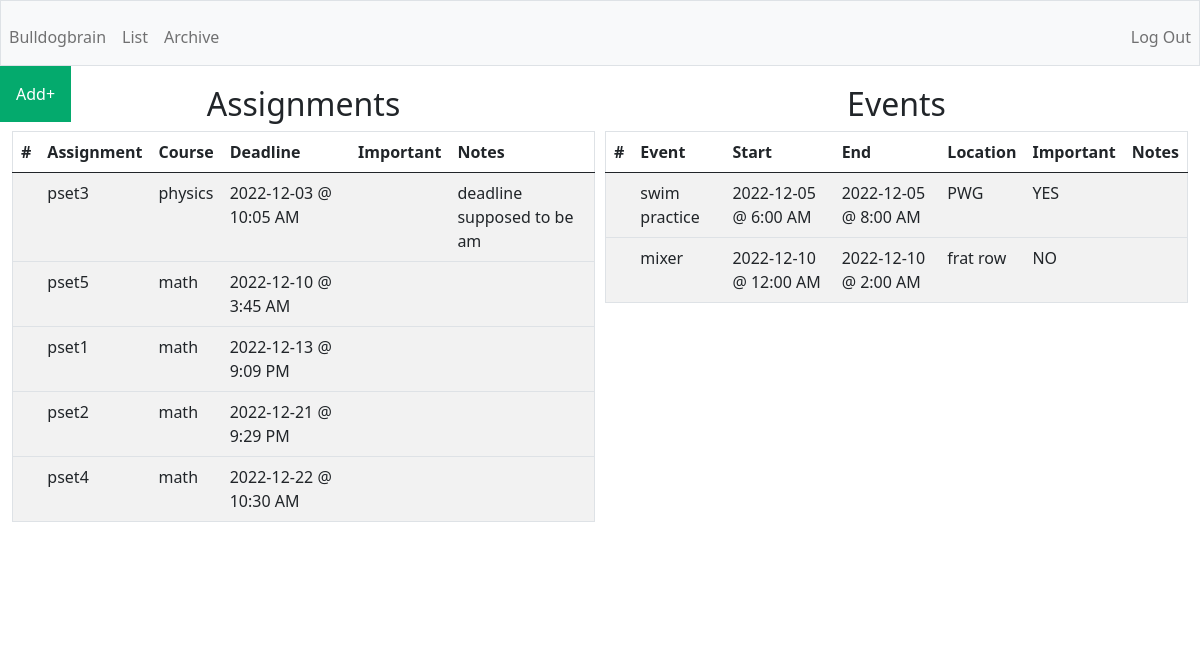
Page /list (signed in) on the earlier database version.
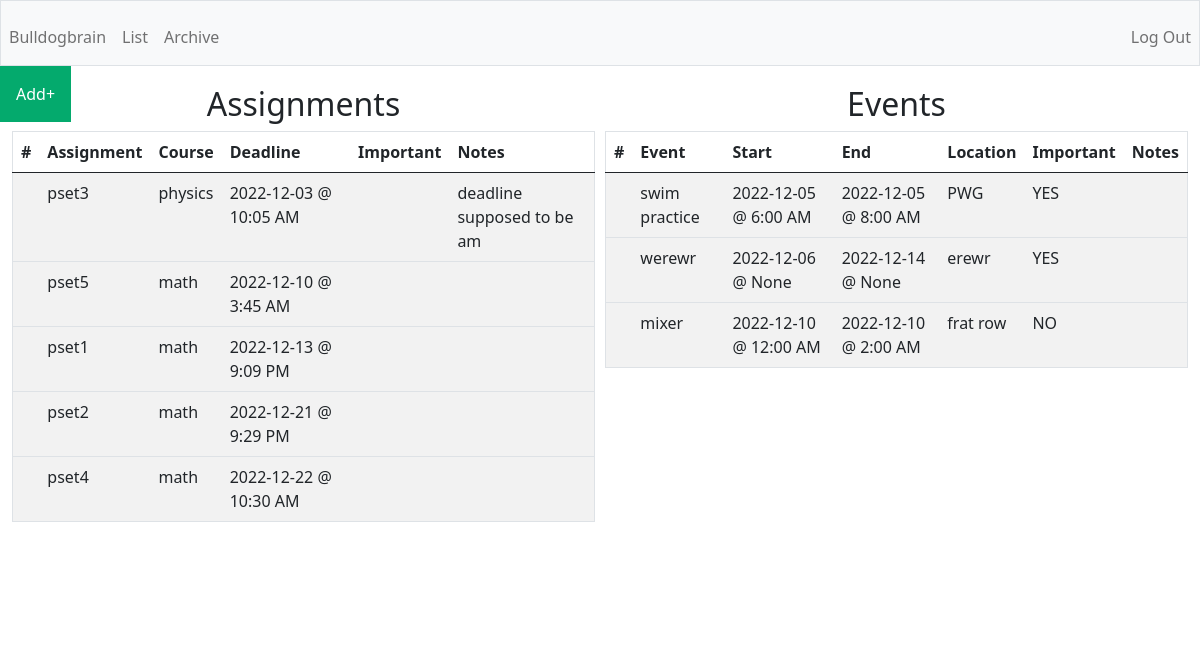
Same page on the later database version.
### tables this page shows
CREATE TABLE "assignments"(
    'id' INTEGER PRIMARY KEY AUTOINCREMENT NOT NULL, 
    'title' TEXT, 
    'course' TEXT, 
    'deadline' TEXT, 
    'importance' INTEGER, 
    'notes' TEXT, 
    'user_id' INTEGER, 'completed' INTEGER NOT NULL DEFAULT '0' CHECK (completed IN (0, 1)),
    FOREIGN KEY (user_id)
    REFERENCES users (id));

CREATE TABLE 'events'(
    'event_id' INTEGER PRIMARY KEY AUTOINCREMENT NOT NULL, 
    'title' TEXT,
    'location' TEXT, 
    'start_date' TEXT,
    'start_time' TEXT, 
    'end_date' TEXT,
    'end_time' TEXT,
    'importance' INTEGER, 
    'notes' TEXT, 
    'user_id' INTEGER,
    FOREIGN KEY (user_id)
    REFERENCES users (id));

### app.py (the view)
@app.route("/list", methods=["GET", "POST"])
def list():
    assignments = db.execute(
        "SELECT title, course, date(deadline) as date, CASE WHEN StrFTime('%H', deadline) % 12 = 0 THEN 12 ELSE StrFTime('%H', deadline) % 12 END || ':' || StrFTime('%M', deadline) || ' ' || CASE WHEN CAST(StrFTime('%H', deadline) AS INTEGER) > 12 THEN 'PM' ELSE 'AM' END 'time', importance, notes FROM assignments WHERE user_id = ? ORDER BY deadline ASC", session["user_id"])
    events = db.execute(
        "SELECT title, location, start_date, CASE WHEN StrFTime('%H', start_time) % 12 = 0 THEN 12 ELSE StrFTime('%H', start_time) % 12 END || ':' || StrFTime('%M', start_time) || ' ' || CASE WHEN CAST(StrFTime('%H', start_time) AS INTEGER) > 12 THEN 'PM' ELSE 'AM' END 'start_time', end_date, CASE WHEN StrFTime('%H', end_time) % 12 = 0 THEN 12 ELSE StrFTime('%H', end_time) % 12 END || ':' || StrFTime('%M', end_time) || ' ' || CASE WHEN CAST(StrFTime('%H', end_time) AS INTEGER) > 12 THEN 'PM' ELSE 'AM' END 'end_time', importance, notes FROM events WHERE user_id = ? ORDER BY start_date ASC, start_time ASC", session["user_id"])
    return render_template("list.html", assignments=assignments, events=events)

### app.py (called while the page is built)
@app.after_request
def after_request(response):
    response.headers["Cache-Control"] = "no-cache, no-store, must-revalidate"
    response.headers["Expires"] = 0
    response.headers["Pragma"] = "no-cache"
    return response

### templates/list.html (shortened to what this page needs)
{% extends "layout.html" %}
{% block main %}
<div class="row">
<div class="column">
    <h2 style = "position:relative;top:-90px">Assignments</h2>
        <table style = "position:relative;top:-90px" class="table table-striped">
            <thead>
                <tr>
                    <th>#</th>
                    <th>Assignment</th>
                    <th>Course</th>
                    <th>Deadline</th>
                    <th>Important</th>
                    <th>Notes</th>
                </tr>
            </thead>
            <tbody>
                {% for assignments in assignments %}
                <tr>
                    <td>{{ assignments.id }}</td>
                    <td>{{ assignments.title }}</td>
                    <td>{{ assignments.course }}</td>
                    <td>{{ assignments.date }} @ {{ assignments.time }}</td>
                    <td>{{ assignments.importance }}</td>
                    <td>{{ assignments.notes }}</td>
                </tr>
                {% endfor %}
            </tbody>
        </table>
    </div>
    <div class="column">
        <h2 style = "position:relative;top:-90px">Events</h2>
        <table style = "position:relative;top:-90px" class="table table-striped">
            <thead>
                <tr>
                    <th>#</th>
                    <th>Event</th>
                    <th>Start</th>
                    <th>End</th>
                    <th>Location</th>
                    <th>Important</th>
                    <th>Notes</th>
                </tr>
            </thead>
            <tbody>
                {% for events in events %}
                <tr>
                    <td>{{ events.event_id }}</td>
                    <td>{{ events.title }}</td>
                    <td>{{ events.start_date }} @ {{ events.start_time }}</td>
                    <td>{{ events.end_date }} @ {{ events.end_time }}</td>
                    <td>{{ events.location }}</td>
                    <td>{{ events.importance }}</td>
                    <td>{{ events.notes }}</td>
                </tr>
                {% endfor %}
            </tbody>
        </table>
    </div>
</div>
{% endblock %}

### templates/layout.html (shortened to what this page needs)
<!DOCTYPE html>
<html lang="en">
    <head>
        <link href="https://cdn.jsdelivr.net/npm/bootstrap@5.0.2/dist/css/bootstrap.min.css" rel="stylesheet">
        <link href="/static/styles.css" rel="stylesheet">
    </head>
    <body>
      <nav class="bg-light border navbar navbar-expand-md navbar-light justify-content-center">
          <div class="collapse navbar-collapse" id="navbar">
              {% if session["user_id"] %}
                  <ul class="navbar-nav me-auto mt-2">
                    <li class="nav-item"><a class="nav-link" href="/urgent">Bulldogbrain</a></li>
                    <li class="nav-item"><a class="nav-link" href="/list">List</a></li>
                    <li class="nav-item"><a class="nav-link" href="/archive">Archive</a></li>
                  </ul>
                  <ul class="navbar-nav ms-auto mt-2">
                      <li class="nav-item"><a class="nav-link" href="/logout">Log Out</a></li>
                  </ul>
              {% else %}
                  <ul class="navbar-nav ms-auto mt-2">
                    <li class="nav-item"><a class="nav-link" href="/homepage">Bulldogbrain</a></li>
                    <li class="nav-item"><a class="nav-link" href="/register">Register</a></li>
                      <li class="nav-item"><a class="nav-link" href="/login">Log In</a></li>
                  </ul>
              {% endif %}
          </div>
    </nav>
    <div>
        {% if session["user_id"] %}
        <div class="dropdown">
          <button class="dropbtn">Add+</button>
        </div>
        {% endif %}
    </div>
        <main class="container-fluid py-5 text-center">
            {% block main %}{% endblock %}
        </main>
    </body>
</html>

### static/styles.css (style rules this page uses)
.dropbtn { background-color: #04AA6D; color: white; padding: 16px; font-size: 16px; border: none; }
.dropdown { position: relative; display: inline-block; }
* { box-sizing: border-box; }
.row { margin-left:-5px; margin-right:-5px; }
.column { float: left; width: 50%; padding: 5px; }
.row::after { content: ""; clear: both; display: table; }
table { border-collapse: collapse; border-spacing: 0; width: 100%; border: 1px solid #ddd; }
th, td { text-align: left; padding: 16px; }
tr:nth-child(even) { background-color: #f2f2f2; }
html, body, { position:fixed; top:0; bottom:0; left:0; right:0; }

Differences in the rows shown:
added events: title "werewr", start_date "2022-12-06", start_time "None", end_date "2022-12-14", end_time "None", location "erewr", importance "YES"
